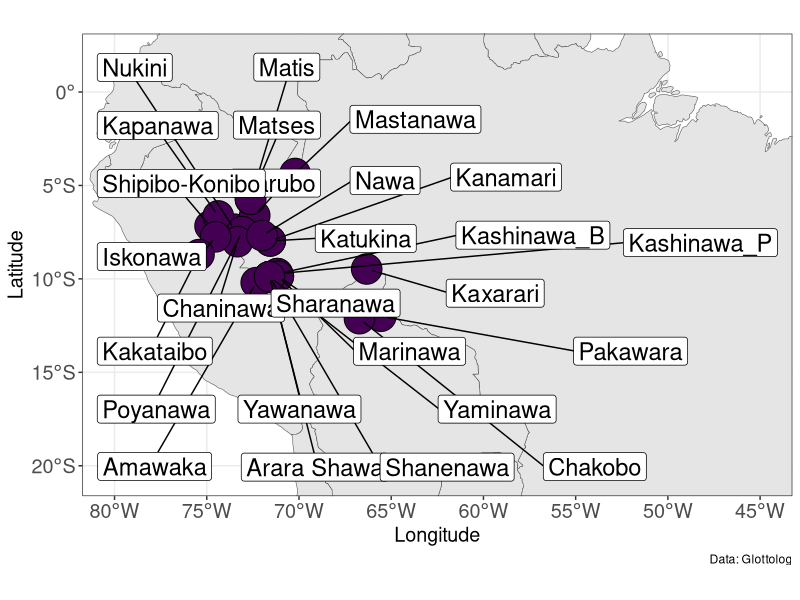
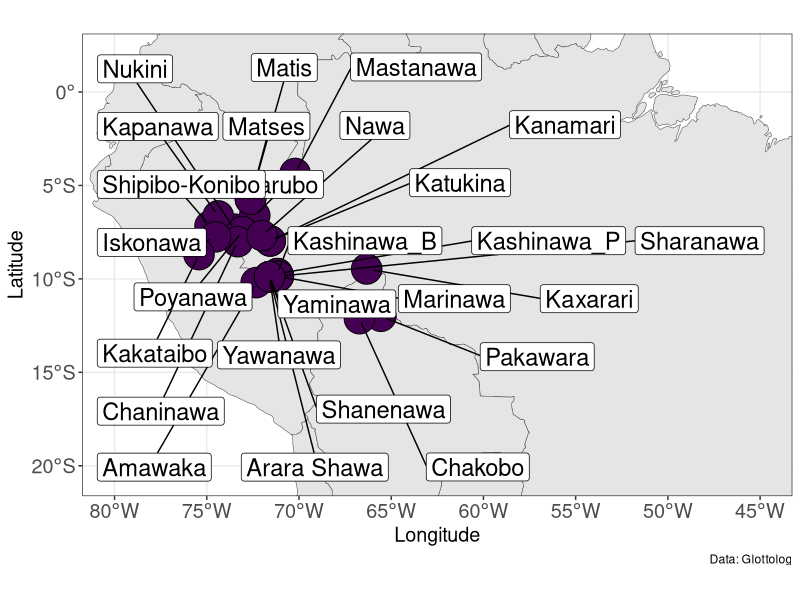

Recreate these plots in R, in order.
# R version 4.3.1 (2023-06-16) -- "Beagle Scouts"
library(readr) # v2.1.4
library(dplyr) # v1.1.3
library(ggplot2) # v3.4.3
library(ggrepel) # v0.9.3
library(rnaturalearth) # v0.3.2
library(rnaturalearthdata) # v0.1.0
library(viridisLite) # v0.4.2
library(viridis) # v0.6.3

# Loading the data
lex <- read_csv('../../cldf/languages.csv') %>% 
  mutate(Subgroup = SubGroup)

# Downloading the map
spdf_sa <- ne_countries(continent=c("south america"),
                        scale="medium", 
                        returnclass="sf")

# Plotting the language points and labels on the map
map_lex <- ggplot(data=lex) +
  geom_sf(data = spdf_sa) +
  coord_sf(ylim=c(-20.5, 2), xlim= c(-80, -45)) +
  geom_point(aes(x=Longitude,y=Latitude, shape=Subgroup, fill=Subgroup), size=10) +
  geom_label_repel(box.padding=0.75, point.padding=0.5,
                   data=lex, aes(Longitude, Latitude, label=Name),
                   min.segment.length=unit(0.1, 'lines'),
                   size=6, max.overlaps=99) +
  # geom_label_repel(aes(label=Name, x=Longitude,y=Latitude), data = lex[lex$Name %in% c("Shipibo-Konibo"),],
  #                  # max.overlaps=10, min.segment.length=unit(0, 'lines'), color="black",
  #                  # box.padding = unit(1.5, "lines"), size=6) +
  scale_shape_manual(values=c("PANO"=21)) +
  scale_fill_viridis_d(guide="legend", option="D") +
  labs(caption = "Data: Glottolog") +
  theme_bw() +
  theme(legend.position="none",
        axis.title = element_text(size = rel(1.3)),
        axis.text = element_text(size = rel(1.3)),
        legend.text = element_text(size = rel(1.5)),
        legend.spacing.y = unit(0.5, 'cm'),
        legend.spacing.x = unit(0.2, 'cm'),
        legend.title = element_text(size = rel(0)))

map_lex
ggsave('fig_map.png', map_lex, units="px", width=5000, height=4000)
